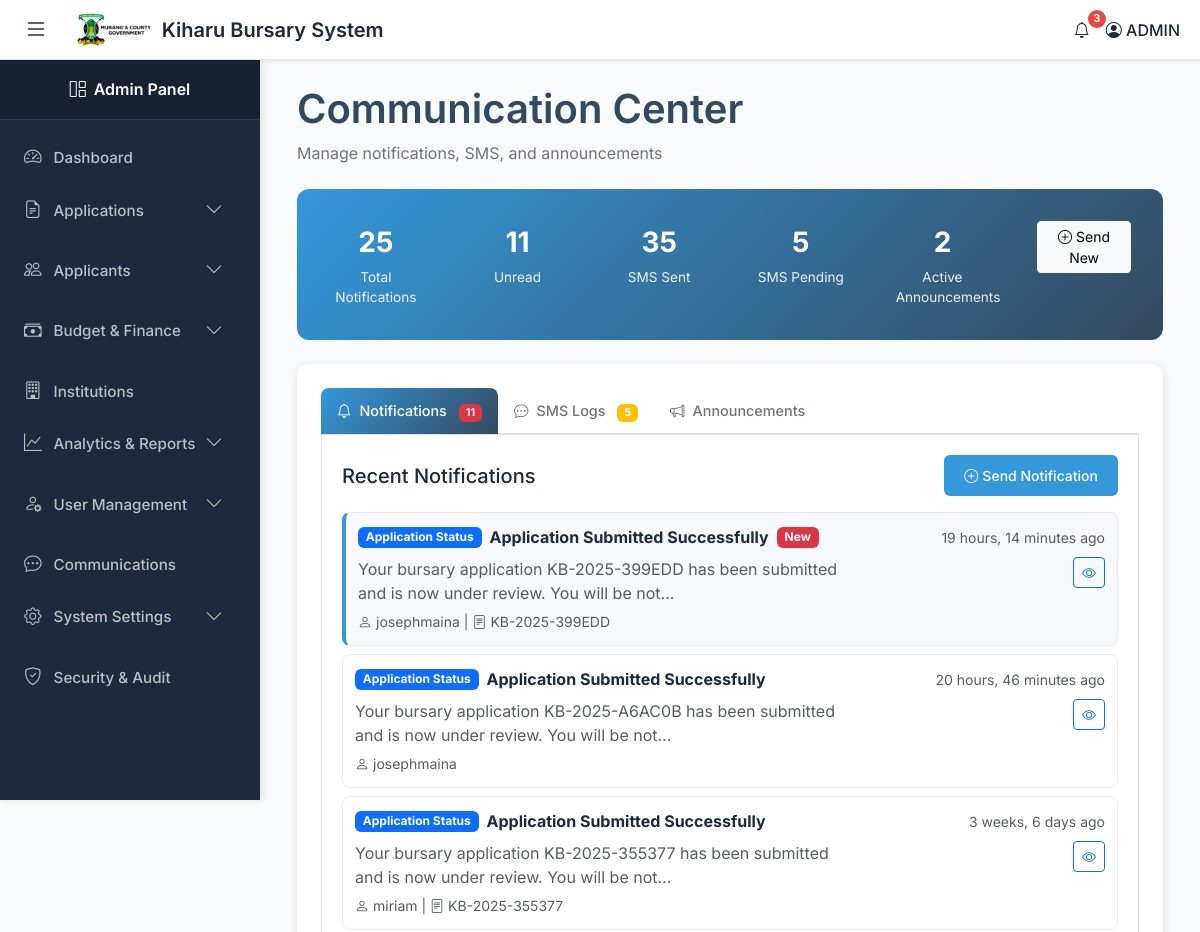
The app's page /admin-communication/ (signed in, upper part), older data.
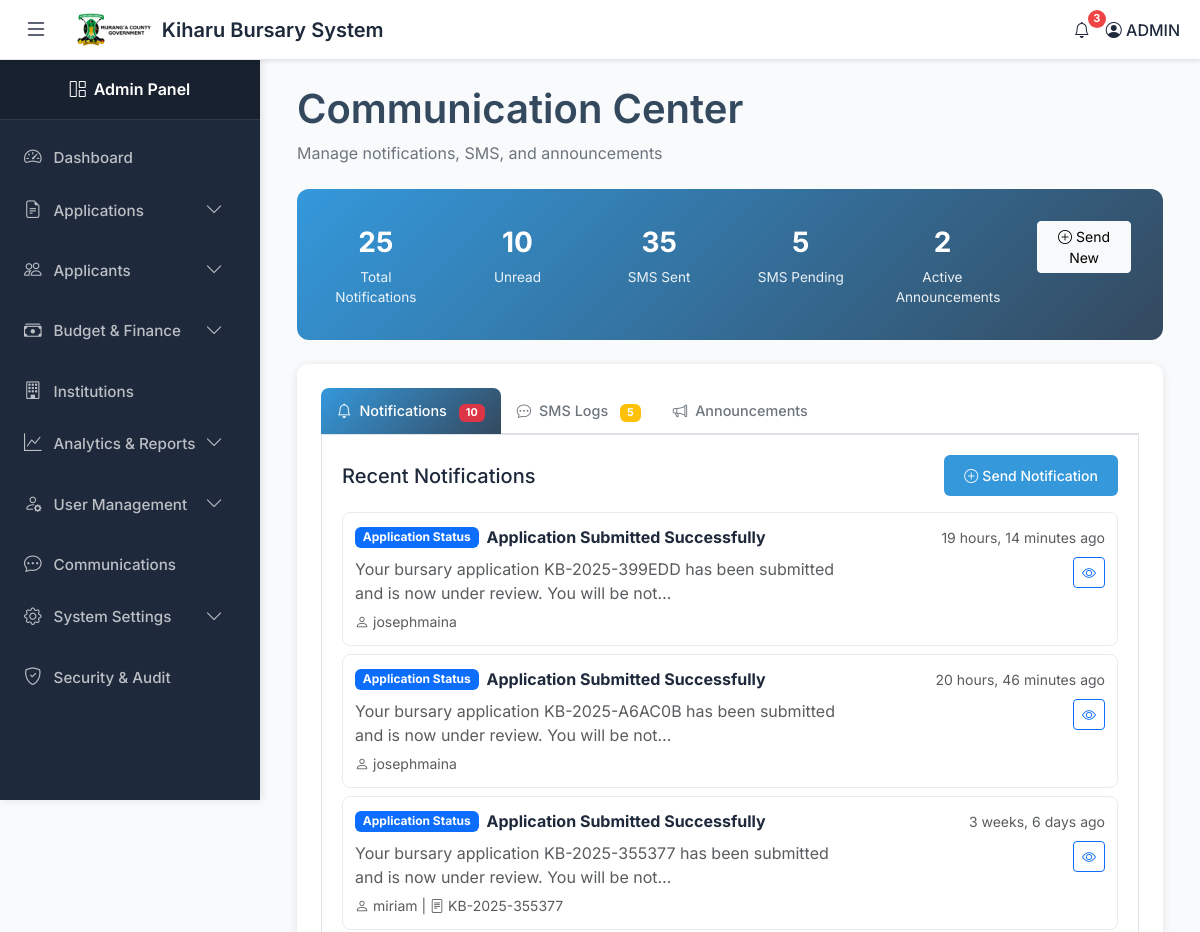
The same page, newer data.
### kiharu_system/models.py (models this page shows, shortened)
class Notification(models.Model):
    NOTIFICATION_TYPES = (
        ('application_status', 'Application Status'),
        ('document_request', 'Document Request'),
        ('allocation', 'Allocation'),
        ('disbursement', 'Disbursement'),
        ('system', 'System Notification'),
    )
    user = models.ForeignKey(User, on_delete=models.CASCADE, related_name='notifications')
    notification_type = models.CharField(max_length=20, choices=NOTIFICATION_TYPES)
    title = models.CharField(max_length=200)
    message = models.TextField()
    related_application = models.ForeignKey(Application, on_delete=models.SET_NULL, null=True, blank=True)
    is_read = models.BooleanField(default=False)
    created_at = models.DateTimeField(auto_now_add=True)

class Application(models.Model):
    APPLICATION_STATUS = (
        ('draft', 'Draft'),
        ('submitted', 'Submitted'),
        ('under_review', 'Under Review'),
        ('approved', 'Approved'),
        ('rejected', 'Rejected'),
        ('disbursed', 'Disbursed'),
    )
    application_number = models.CharField(max_length=20, unique=True, editable=False)
    applicant = models.ForeignKey(Applicant, on_delete=models.CASCADE, related_name='applications')
    fiscal_year = models.ForeignKey(FiscalYear, on_delete=models.CASCADE)
    bursary_category = models.ForeignKey(BursaryCategory, on_delete=models.CASCADE)
    institution = models.ForeignKey(Institution, on_delete=models.CASCADE)
    status = models.CharField(max_length=20, choices=APPLICATION_STATUS, default='draft')
    admission_number = models.CharField(max_length=100)
    year_of_study = models.PositiveIntegerField()
    course_name = models.CharField(max_length=200, blank=True, null=True)  # For college/university
    expected_completion_date = models.DateField()
    total_fees_payable = models.DecimalField(max_digits=10, decimal_places=2)
    fees_paid = models.DecimalField(max_digits=10, decimal_places=2)
    fees_balance = models.DecimalField(max_digits=10, decimal_places=2)
    amount_requested = models.DecimalField(max_digits=10, decimal_places=2)
    other_bursaries = models.BooleanField(default=False)
    other_bursaries_amount = models.DecimalField(max_digits=10, decimal_places=2, default=0)
    other_bursaries_source = models.CharField(max_length=200, blank=True, null=True)
    is_orphan = models.BooleanField(default=False)
    is_disabled = models.BooleanField(default=False)
    has_chronic_illness = models.BooleanField(default=False)
    chronic_illness_description = models.TextField(blank=True, null=True)
    date_submitted = models.DateTimeField(auto_now_add=True)
    last_updated = models.DateTimeField(auto_now=True)
    previous_allocation = models.BooleanField(default=False)
    previous_allocation_year = models.CharField(max_length=20, blank=True, null=True)
    previous_allocation_amount = models.DecimalField(max_digits=10, decimal_places=2, default=0)

class User(AbstractUser):
    USER_TYPES = (
        ('applicant', 'Applicant'),
        ('admin', 'Administrator'),
        ('reviewer', 'Application Reviewer'),
        ('finance', 'Finance Officer'),
    )
    user_type = models.CharField(max_length=20, choices=USER_TYPES, default='applicant')
    id_number = models.CharField(max_length=20, unique=True, null=True, blank=True)
    phone_regex = RegexValidator(
        regex=r'^\+254\d{9}$',
        message="Phone number must be entered in the format: '+254XXXXXXXXX'. Exactly 12 digits including country code."
    )
    phone_number = models.CharField(validators=[phone_regex], max_length=17, blank=True)
    def __str__(self):
        return f"{self.first_name} {self.last_name} ({self.user_type})"

### kiharu_system/views.py (the view, shortened to what this page needs)
# urls.py: path('admin-communication/', views.admin_communication, name='admin_communication'),
@login_required
@user_passes_test(is_admin_or_staff)
def admin_communication(request):
    notifications = Notification.objects.all().order_by('-created_at')[:50]
    sms_logs = SMSLog.objects.all().order_by('-sent_at')[:50]
    announcements = Announcement.objects.all().order_by('-published_date')[:20]
    notification_paginator = Paginator(notifications, 20)
    sms_paginator = Paginator(sms_logs, 20)
    announcement_paginator = Paginator(announcements, 10)
    notification_page = request.GET.get('notification_page', 1)
    sms_page = request.GET.get('sms_page', 1)
    announcement_page = request.GET.get('announcement_page', 1)
    notifications_paginated = notification_paginator.get_page(notification_page)
    sms_logs_paginated = sms_paginator.get_page(sms_page)
    announcements_paginated = announcement_paginator.get_page(announcement_page)
    notification_form = NotificationForm()
    announcement_form = AnnouncementForm()
    stats = {
        'total_notifications': Notification.objects.count(),
        'unread_notifications': Notification.objects.filter(is_read=False).count(),
        'total_sms': SMSLog.objects.count(),
        'pending_sms': SMSLog.objects.filter(status='pending').count(),
        'active_announcements': Announcement.objects.filter(
            is_active=True,
            expiry_date__gt=timezone.now()
        ).count(),
    }
    context = {
        'notifications': notifications_paginated,
        'sms_logs': sms_logs_paginated,
        'announcements': announcements_paginated,
        'notification_form': notification_form,
        'announcement_form': announcement_form,
        'stats': stats,
        'page_title': 'Communication',
    }
    return render(request, 'admin/communication.html', context)

### kiharu_system/views.py (called while the page is built)
def is_admin_or_staff(user):
    return user.is_authenticated and (user.is_staff or user.user_type in ['admin', 'reviewer', 'finance'])

### templates/admin/communication.html (shortened to what the changed rows need)
{% extends 'admin_base.html' %}
{% load static %}
{% block content %}
<div class="container-fluid">
    <div class="row">
        <div class="col-12">
            <div class="page-header">
                <h1 class="page-title">Communication Center</h1>
            </div>
        </div>
    </div>
    <div class="row">
        <div class="col-12">
            <div class="stats-card">
                <div class="row">
                    <div class="col-md-2 col-sm-4 col-6">
                        <div class="stat-item">
                            <div class="stat-number">{{ stats.unread_notifications }}</div>
                            <div class="stat-label">Unread</div>
                        </div>
                    </div>
                </div>
            </div>
        </div>
    </div>
    <div class="row">
        <div class="col-12">
            <div class="comm-card">
                <ul class="nav nav-tabs" id="communicationTabs" role="tablist">
                    <li class="nav-item" role="presentation">
                        <button class="nav-link active" id="notifications-tab" data-bs-toggle="tab"
                                data-bs-target="#notifications" type="button" role="tab">
                            <i class="bi bi-bell me-2"></i>Notifications
                            {% if stats.unread_notifications > 0 %}
                                <span class="badge bg-danger ms-2">{{ stats.unread_notifications }}</span>
                            {% endif %}
                        </button>
                    </li>
                </ul>
                <div class="tab-content" id="communicationTabContent">
                    <div class="tab-pane fade show active" id="notifications" role="tabpanel">
                        {% if notifications %}
                            {% for notification in notifications %}
                                <div class="notification-item {% if not notification.is_read %}unread{% endif %}">
                                    <div class="row align-items-start">
                                        <div class="col-md-8">
                                            <div class="d-flex align-items-center mb-2">
                                                <span class="badge bg-{{ notification.notification_type|yesno:'primary,secondary' }} me-2">
                                                    {{ notification.get_notification_type_display }}
                                                </span>
                                                <strong>{{ notification.title }}</strong>
                                                {% if not notification.is_read %}
                                                    <span class="badge bg-danger ms-2">New</span>
                                                {% endif %}
                                            </div>
                                            <p class="text-muted mb-1">{{ notification.message|truncatechars:100 }}</p>
                                            <small class="text-muted">
                                                <i class="bi bi-person me-1"></i>{{ notification.user.username }}
                                                {% if notification.related_application %}
                                                    | <i class="bi bi-file-text me-1"></i>{{ notification.related_application.application_number }}
                                                {% endif %}
                                            </small>
                                        </div>
                                        <div class="col-md-4 text-end">
                                            <small class="text-muted">{{ notification.created_at|timesince }} ago</small>
                                            <div class="mt-2">
                                                <button class="btn btn-sm btn-outline-primary view-notification-btn"
                                                        data-notification-id="{{ notification.id }}">
                                                    <i class="bi bi-eye"></i>
                                                </button>
                                            </div>
                                        </div>
                                    </div>
                                </div>
                            {% endfor %}
                        {% else %}
                            <div class="text-center py-5">
                                <i class="bi bi-bell-slash fa-3x text-muted mb-3"></i>
                                <h5 class="text-muted">No Notifications</h5>
                                <p class="text-muted">Notifications will appear here once they are sent.</p>
                            </div>
                        {% endif %}
                    </div>
                        {% if announcements %}
                            {% for announcement in announcements %}
                                {% load tz %}
                            {% endfor %}
                        {% endif %}
                </div>
            </div>
        </div>
    </div>
</div>
{% endblock %}

Row changes from the older to the newer data that the page shows:
changed Notification "19 hours, 14 minutes": is_read False → True (drawn); related_application_id 226 → empty (drawn); related_application.application_number "KB-2025-399EDD" → (not shown)
Text that changed along with them:
{{ stats.unread_notifications }}: "11" → "10"
